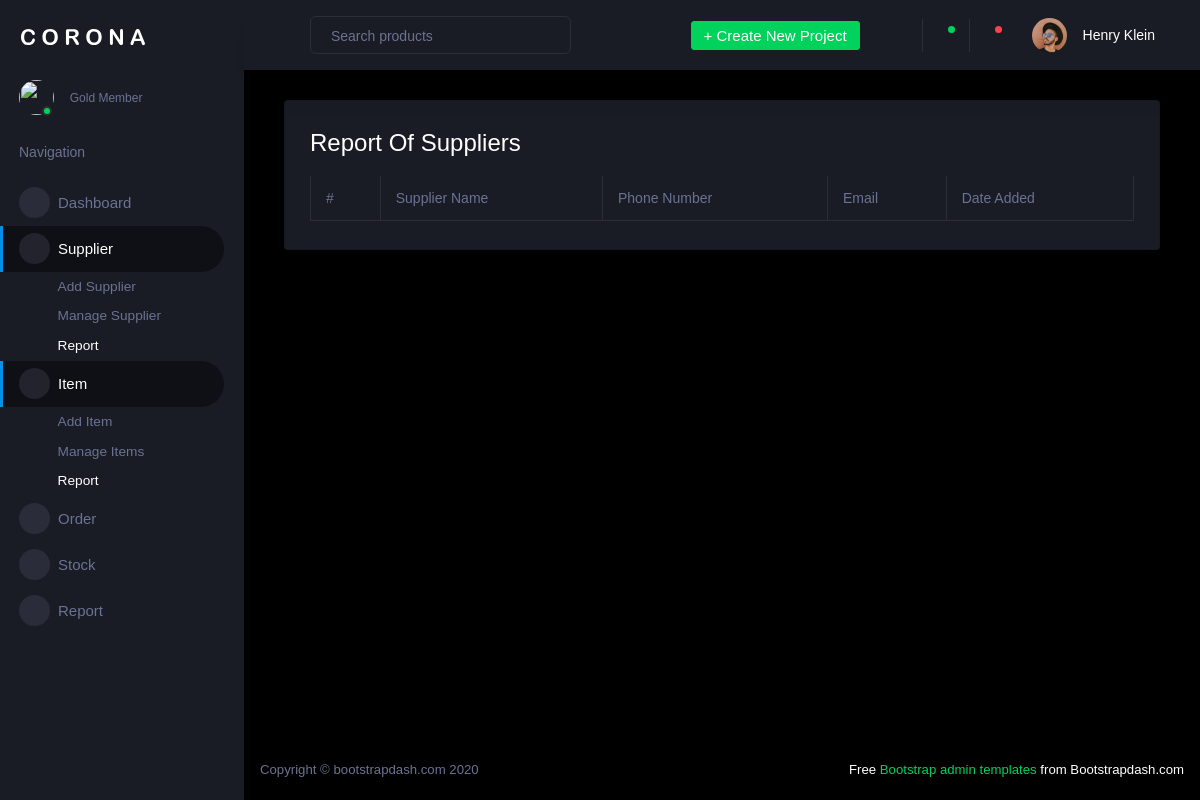
/stock/report_supplier, run on an earlier commit of the app's database.
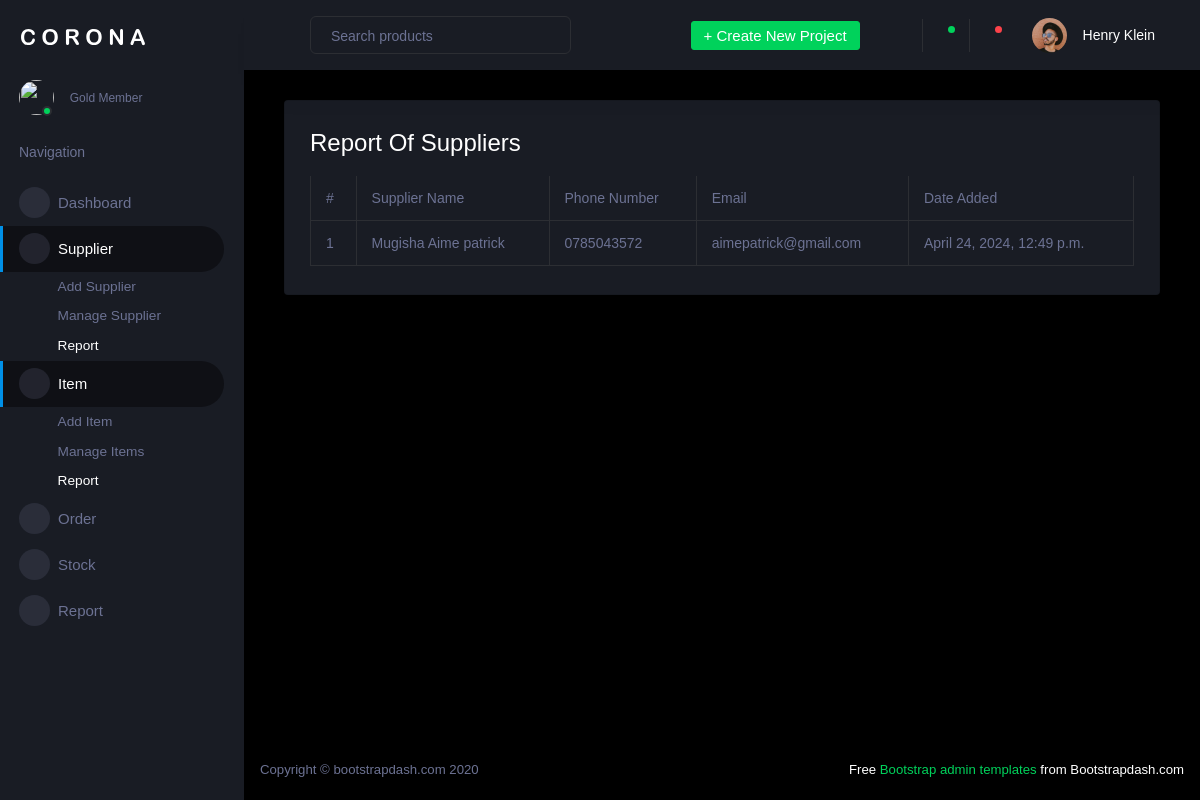
And on a later commit of the database.
### stock_management/models.py (models this page shows, shortened)
class Supplier(models.Model):
    name=models.CharField(max_length=255)
    address=models.CharField(max_length=255)
    contact1=models.CharField(max_length=255)
    contact2=models.CharField(max_length=255,null=True)
    created=models.DateTimeField(auto_now_add=True)
    email=models.EmailField(null=True)
    status=models.BooleanField(default=True)
    class Meta:
        ordering=['-created']

### stock_management/views.py (the view)
# urls.py: path('report_supplier',views.report_supplier, name="report_supplier"),
def report_supplier(request):
    suppliers = Supplier.objects.all()
    return render(request, 'stock_management/report_supplier.html', {'suppliers': suppliers})

### stock_management/templates/stock_management/report_supplier.html (shortened to what this page needs)
{% extends "stock_management/stock_base.html" %}
{% load static %}
{% block content %}
<div class="col-lg-12 grid-margin stretch-card">
    <div class="card">
      <div class="card-body">
        <h3 class="card-title">Report of Suppliers</h3>
        <div class="table-responsive">
          <table class="table table-bordered">
            <thead>
              <tr>
                <th> # </th>
                <th> Supplier Name </th>
                <th> Phone Number </th>
                <th> Email </th>
                <th> Date Added </th>
              </tr>
            </thead>
            <tbody>
                  {% for supplier in suppliers %}
                      <tr>
                        <td>{{ supplier.id}}</td>
                        <td>{{ supplier.name }}</td>
                        <td>{{ supplier.contact1 }}</td>
                        <td>{{ supplier.address }}</td>
                        <td>{{ supplier.created }}</td>
                      </tr>
                  {% endfor %}
              </tbody>
          </table>
        </div>
      </div>
    </div>
  </div>
{% endblock content %}

### stock_management/templates/stock_management/stock_base.html (shortened to what this page needs)
{% load static %}
<!DOCTYPE html>
<html lang="en">
  <head>
    <link rel="stylesheet" href="{% static 'assets/vendors/mdi/css/materialdesignicons.min.css' %} ">
    <link rel="stylesheet" href="{% static 'assets/vendors/css/vendor.bundle.base.css' %} ">
    <link rel="stylesheet" href="{% static 'assets/vendors/jvectormap/jquery-jvectormap.css' %} ">
    <link rel="stylesheet" href="{% static 'assets/vendors/flag-icon-css/css/flag-icon.min.css' %} ">
    <link rel="stylesheet" href="{% static 'assets/vendors/owl-carousel-2/owl.carousel.min.css' %} ">
    <link rel="stylesheet" href="{% static 'assets/vendors/owl-carousel-2/owl.theme.default.min.css' %} ">
    <link rel="stylesheet" href="{% static 'assets/css/style.css' %} ">
  </head>
  <body>
    <div class="container-scroller">
      {% include "stock_management/partials/_sidebar.html" %}
      <div class="container-fluid page-body-wrapper">
        <nav class="navbar p-0 fixed-top d-flex flex-row">
          <div class="navbar-menu-wrapper flex-grow d-flex align-items-stretch">
            <button class="navbar-toggler navbar-toggler align-self-center" type="button" data-toggle="minimize">
              <span class="mdi mdi-menu"></span>
            </button>
            <ul class="navbar-nav w-100">
              <li class="nav-item w-100">
                <form class="nav-link mt-2 mt-md-0 d-none d-lg-flex search">
                  <input type="text" class="form-control" placeholder="Search products">
                </form>
              </li>
            </ul>
            <ul class="navbar-nav navbar-nav-right">
              <li class="nav-item dropdown d-none d-lg-block">
                <a class="nav-link btn btn-success create-new-button" id="createbuttonDropdown" data-toggle="dropdown" aria-expanded="false" href="#">+ Create New Project</a>
              </li>
              <li class="nav-item nav-settings d-none d-lg-block">
                <a class="nav-link" href="#">
                  <i class="mdi mdi-view-grid"></i>
                </a>
              </li>
              <li class="nav-item dropdown border-left">
                <a class="nav-link count-indicator dropdown-toggle" id="messageDropdown" href="#" data-toggle="dropdown" aria-expanded="false">
                  <i class="mdi mdi-email"></i>
                  <span class="count bg-success"></span>
                </a>
              </li>
              <li class="nav-item dropdown border-left">
                <a class="nav-link count-indicator dropdown-toggle" id="notificationDropdown" href="#" data-toggle="dropdown">
                  <i class="mdi mdi-bell"></i>
                  <span class="count bg-danger"></span>
                </a>
              </li>
              <li class="nav-item dropdown">
                <a class="nav-link" id="profileDropdown" href="#" data-toggle="dropdown">
                  <div class="navbar-profile">
                    <img class="img-xs rounded-circle" src="{% static 'assets/images/faces/face15.jpg' %} " alt="">
                    <p class="mb-0 d-none d-sm-block navbar-profile-name">Henry Klein</p>
                    <i class="mdi mdi-menu-down d-none d-sm-block"></i>
                  </div>
                </a>
              </li>
            </ul>
          </div>
        </nav>
        <div class="main-panel">
          <div class="content-wrapper">
            {% block content %}{% endblock content %}
          </div>
      {% include "stock_management/partials/_footer.html" %}
        </div>
      </div>
    </div>
  </body>
</html>

### stock_management/templates/stock_management/partials/_sidebar.html (shortened to what this page needs)
<nav class="sidebar sidebar-offcanvas" id="sidebar">
  <div class="sidebar-brand-wrapper d-none d-lg-flex align-items-center justify-content-center fixed-top">
    <a class="sidebar-brand brand-logo" href="index.html"><img src="assets/images/logo.svg" alt="logo" /></a>
  </div>
  <ul class="nav">
    <li class="nav-item profile">
      <div class="profile-desc">
        <div class="profile-pic">
          <div class="count-indicator">
            {% if request.user.profile_picture %}
            <img class="img-xs rounded-circle" src="{{ request.user.profile_picture.url }}" alt="">
            {% else %}
            <img class="img-xs rounded-circle" src="" alt="">
            {% endif %}
            <span class="count bg-success"></span>
          </div>
          <div class="profile-name">
            <span>Gold Member</span>
          </div>
        </div>
        <a href="#" id="profile-dropdown" data-toggle="dropdown"><i class="mdi mdi-dots-vertical"></i></a>
      </div>
    </li>
    <li class="nav-item nav-category">
      <span class="nav-link">Navigation</span>
    </li>
    <li class="nav-item menu-items">
      <a class="nav-link" href="{% url 'stock_dash' %}">
        <span class="menu-icon">
          <i class="mdi mdi-speedometer"></i>
        </span>
        <span class="menu-title">Dashboard</span>
      </a>
    </li>
    <li class="nav-item menu-items">
      <a class="nav-link" data-toggle="collapse" href="#ui-basic" aria-expanded="false" aria-controls="ui-basic">
        <span class="menu-icon">
          <i class="mdi mdi-laptop"></i>
        </span>
        <span class="menu-title">Supplier</span>
        <i class="menu-arrow"></i>
      </a>
      <div class="collapse" id="ui-basic">
        <ul class="nav flex-column sub-menu">
          <li class="nav-item"> <a class="nav-link" href="{% url 'add_supplier' %}">Add Supplier</a></li>
          <li class="nav-item"> <a class="nav-link" href="{% url 'manage_supplier' %}">Manage Supplier</a></li>
          <li class="nav-item"> <a class="nav-link" href="{% url 'report_supplier' %}">Report</a></li>
        </ul>
      </div>
    </li>
    <li class="nav-item menu-items">
      <a class="nav-link" data-toggle="collapse" href="#ui-basic1" aria-expanded="false" aria-controls="ui-basic">
        <span class="menu-icon">
          <i class="mdi mdi-laptop"></i>
        </span>
        <span class="menu-title">Item</span>
        <i class="menu-arrow"></i>
      </a>
      <div class="collapse" id="ui-basic1">
        <ul class="nav flex-column sub-menu">
          <li class="nav-item"> <a class="nav-link" href="{% url 'add_supplier' %}">Add Item</a></li>
          <li class="nav-item"> <a class="nav-link" href="{% url 'manage_supplier' %}">Manage Items</a></li>
          <li class="nav-item"> <a class="nav-link" href="{% url 'report_supplier' %}">Report</a></li>
        </ul>
      </div>
    </li>
    <li class="nav-item menu-items">
      <a class="nav-link" data-toggle="collapse" href="#ui-basic2" aria-expanded="false" aria-controls="ui-basic">
        <span class="menu-icon">
          <i class="mdi mdi-laptop"></i>
        </span>
        <span class="menu-title">Order</span>
        <i class="menu-arrow"></i>
      </a>
    </li>
    <li class="nav-item menu-items">
      <a class="nav-link" data-toggle="collapse" href="#ui-basic3" aria-expanded="false" aria-controls="ui-basic">
        <span class="menu-icon">
          <i class="mdi mdi-laptop"></i>
        </span>
        <span class="menu-title">Stock</span>
        <i class="menu-arrow"></i>
      </a>
    </li>
    <li class="nav-item menu-items">
      <a class="nav-link" href="pages/icons/mdi.html">
        <span class="menu-icon">
          <i class="mdi mdi-contacts"></i>
        </span>
        <span class="menu-title">Report</span>
      </a>
    </li>
  </ul>
</nav>

### stock_management/templates/stock_management/partials/_footer.html
<footer class="footer">
  <div class="d-sm-flex justify-content-center justify-content-sm-between">
    <span class="text-muted d-block text-center text-sm-left d-sm-inline-block">Copyright © bootstrapdash.com 2020</span>
    <span class="float-none float-sm-right d-block mt-1 mt-sm-0 text-center"> Free <a href="https://www.bootstrapdash.com/bootstrap-admin-template/" target="_blank">Bootstrap admin templates</a> from Bootstrapdash.com</span>
  </div>
</footer>

What changed in the data, as far as the page shows it:
added Supplier: id "1", name "Mugisha Aime patrick", contact1 "0785043572", address "aimepatrick@gmail.com", created "April 24, 2024, 12:49 p.m."
